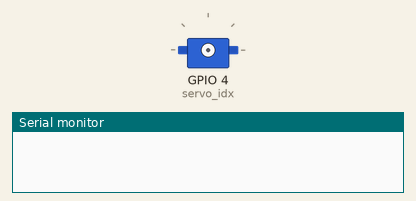
Bench run of a sketch on a simulated ESP8266 (NodeMCU). Shown: servo, the last lines printed to the serial monitor.

Above: at 0.0 s.
At 1.6 s:
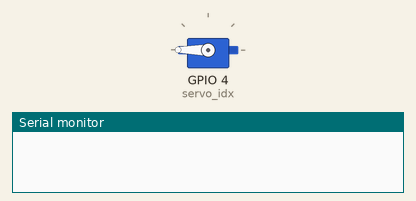
At 2.1 s:
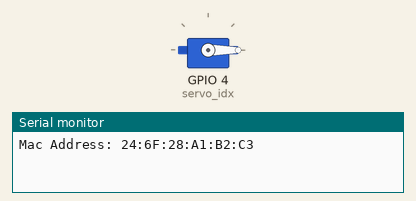
Timing chart, 0 to 3.6 s (numbered marks = the images above):
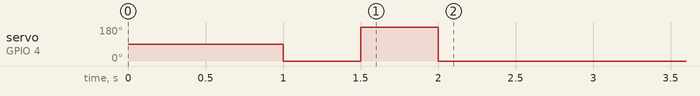

The sketch:

test_code.ino
```cpp
#include <Arduino.h>
#include <ESP8266WiFi.h>
#include <espnow.h>
#include <Servo.h>

Servo servo_idx;   // create servo object to control a servo
Servo servo_thmb;  // create servo object to control a servo

void setup() {
    Serial.begin(115200);
    delay(1000);
    servo_idx.attach(4);  // attaches the servo on pin D5 to the servo object

    WiFi.disconnect();
    ESP.eraseConfig();

    servo_idx.write(0);
    delay(500);
    servo_idx.write(180);
    delay(500);
    servo_idx.write(0);

    //pinMode(LED_BUILTIN, OUTPUT);
    //digitalWrite(LED_BUILTIN, LOW);

    // Wifi STA Mode
    WiFi.mode(WIFI_STA);

    // Get Mac Add
    Serial.println();
    Serial.print("Mac Address: ");
    Serial.print(WiFi.macAddress());
}

void loop() {
    // loop does nothing.
}
```
